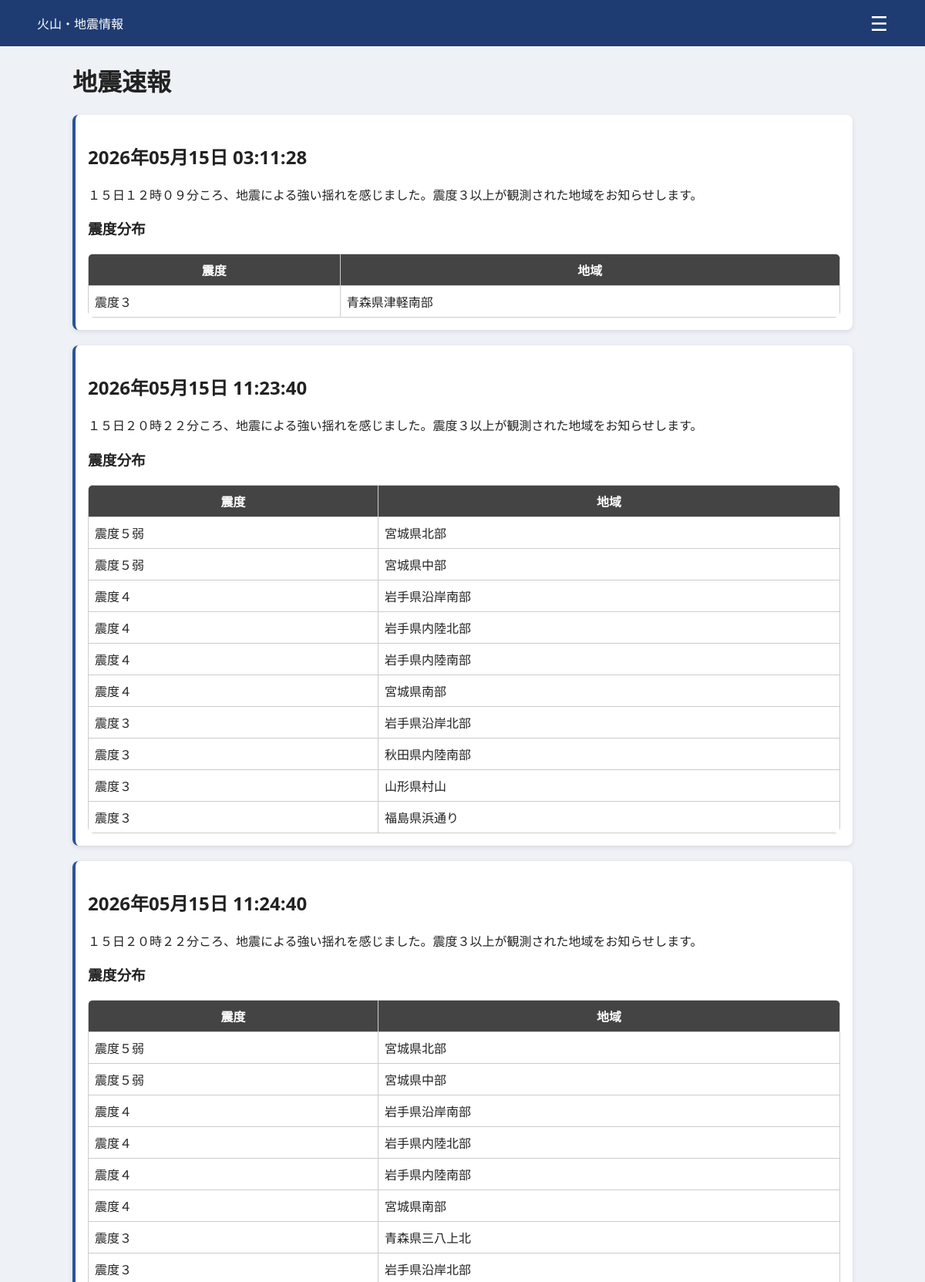
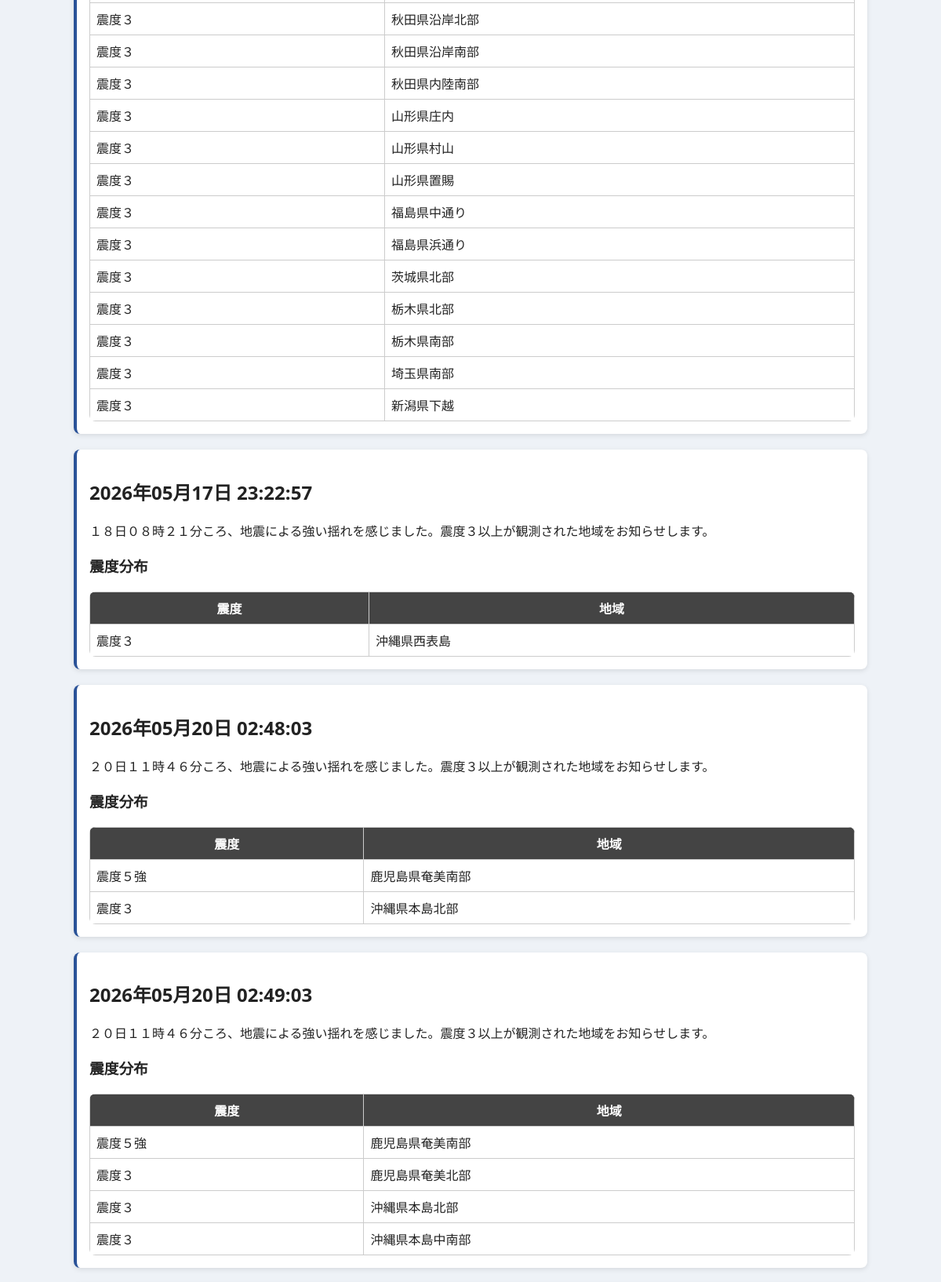
The app's page /earthquake (upper part) with its own data (2 pictures, top to bottom).
### tables this page shows
CREATE TABLE EarthquakeReports (
    id INTEGER PRIMARY KEY AUTOINCREMENT NOT NULL,
    report_datetime TEXT,
    headline_text TEXT
);

CREATE TABLE EarthquakeIntensities (
    id INTEGER PRIMARY KEY AUTOINCREMENT NOT NULL,
    report_id INTEGER,
    intensity TEXT,
    area_name TEXT,
    FOREIGN KEY(report_id) REFERENCES EarthquakeReports(id)
);

### app.py (the view)
@app.route("/earthquake")
def earthquake_page():
    conn = get_db_connection()
    reports = conn.execute("""
        SELECT *
        FROM EarthquakeReports
        ORDER BY id DESC
    """).fetchall()
    intensities = conn.execute("""
        SELECT *
        FROM EarthquakeIntensities
    """).fetchall()
    conn.close()
    return render_template("earthquake.html",
                           title="地震速報",
                           reports=reports,
                           intensities=intensities)

### app.py (called while the page is built)
def get_db_connection():
    conn = sqlite3.connect(DB_NAME)
    conn.row_factory = sqlite3.Row
    return conn

### templates/earthquake.html (shortened to what this page needs)
<!DOCTYPE html>
<html lang="ja">
<head>
    <link rel="stylesheet" href="{{ url_for('static', filename='style.css') }}">
</head>
<body>
<header class="topbar">
    <div class="topbar-inner">
        <div class="logo">火山・地震情報</div>
        <div class="hamburger" onclick="toggleMenu()">☰</div>
    </div>
</header>
<main class="container">
    {% extends "base.html" %}
{% block content %}
<h1>地震速報</h1>
{% for r in reports %}
<div class="eq-card fade-in">
    <h2>{{ r['report_datetime'] }}</h2>
    <p>{{ r['headline_text'] }}</p>
    <h3>震度分布</h3>
    <table class="eq-table">
        <thead>
            <tr><th>震度</th><th>地域</th></tr>
        </thead>
        <tbody>
            {% for i in intensities %}
                {% if i['report_id'] == r['id'] %}
                <tr>
                    <td>{{ i['intensity'] }}</td>
                    <td>{{ i['area_name'] }}</td>
                </tr>
                {% endif %}
            {% endfor %}
        </tbody>
    </table>
</div>
{% endfor %}
{% endblock %}

### static/style.css (style rules this page uses)
* { box-sizing: border-box; }
body { margin: 0; padding: 0; background: #eef2f7; font-family: "Segoe UI", "Hiragino Kaku Gothic ProN", "Meiryo", sans-serif; color: #222; }
.container { width: 92%; max-width: 1100px; margin: 0 auto; }
.fade-in { opacity: 0; animation: fadeIn 0.6s forwards; }
.topbar { background: #1e3c72; color: #fff; padding: 12px 0; }
.topbar-inner { display: flex; justify-content: space-between; align-items: center; width: 92%; margin: 0 auto; }
.hamburger { font-size: 26px; cursor: pointer; }
.volcano-table, .eq-table { width: 100%; border-collapse: collapse; margin-top: 20px; border-radius: 8px; overflow: hidden; }
.volcano-table th, .volcano-table td, .eq-table th, .eq-table td { border: 1px solid #ccc; padding: 8px; }
.eq-table th { background: #444; color: white; }
.eq-card { background: white; padding: 16px; margin-bottom: 20px; border-left: 4px solid #2a5298; box-shadow: 0 2px 6px rgba(0,0,0,0.1); border-radius: 8px; overflow: hidden; }

### records on screen
EarthquakeReports: report_datetime "2026年05月15日 03:11:28", headline_text "１５日１２時０９分ころ、地震による強い揺れを感じました。震度３以上が観測された地域をお知らせします。"
EarthquakeIntensities: intensity "震度３", area_name "青森県津軽南部"
EarthquakeReports: report_datetime "2026年05月15日 11:23:40", headline_text "１５日２０時２２分ころ、地震による強い揺れを感じました。震度３以上が観測された地域をお知らせします。"
EarthquakeIntensities: intensity "震度５弱", area_name "宮城県北部"
EarthquakeIntensities: intensity "震度５弱", area_name "宮城県中部"
EarthquakeIntensities: intensity "震度４", area_name "岩手県沿岸南部"
EarthquakeIntensities: intensity "震度４", area_name "岩手県内陸北部"
EarthquakeIntensities: intensity "震度４", area_name "岩手県内陸南部"
EarthquakeIntensities: intensity "震度４", area_name "宮城県南部"
EarthquakeIntensities: intensity "震度３", area_name "岩手県沿岸北部"
EarthquakeIntensities: intensity "震度３", area_name "秋田県内陸南部"
EarthquakeIntensities: intensity "震度３", area_name "山形県村山"
EarthquakeIntensities: intensity "震度３", area_name "福島県浜通り"
EarthquakeReports: report_datetime "2026年05月15日 11:24:40", headline_text "１５日２０時２２分ころ、地震による強い揺れを感じました。震度３以上が観測された地域をお知らせします。"
EarthquakeIntensities: intensity "震度５弱", area_name "宮城県北部"
EarthquakeIntensities: intensity "震度５弱", area_name "宮城県中部"
EarthquakeIntensities: intensity "震度４", area_name "岩手県沿岸南部"
EarthquakeIntensities: intensity "震度４", area_name "岩手県内陸北部"
EarthquakeIntensities: intensity "震度４", area_name "岩手県内陸南部"
EarthquakeIntensities: intensity "震度４", area_name "宮城県南部"
EarthquakeIntensities: intensity "震度３", area_name "青森県三八上北"
EarthquakeIntensities: intensity "震度３", area_name "岩手県沿岸北部"
EarthquakeIntensities: intensity "震度３", area_name "秋田県沿岸北部"
EarthquakeIntensities: intensity "震度３", area_name "秋田県沿岸南部"
EarthquakeIntensities: intensity "震度３", area_name "秋田県内陸南部"
EarthquakeIntensities: intensity "震度３", area_name "山形県庄内"
EarthquakeIntensities: intensity "震度３", area_name "山形県村山"
EarthquakeIntensities: intensity "震度３", area_name "山形県置賜"
EarthquakeIntensities: intensity "震度３", area_name "福島県中通り"
EarthquakeIntensities: intensity "震度３", area_name "福島県浜通り"
EarthquakeIntensities: intensity "震度３", area_name "茨城県北部"
EarthquakeIntensities: intensity "震度３", area_name "栃木県北部"
EarthquakeIntensities: intensity "震度３", area_name "栃木県南部"
EarthquakeIntensities: intensity "震度３", area_name "埼玉県南部"
EarthquakeIntensities: intensity "震度３", area_name "新潟県下越"
EarthquakeReports: report_datetime "2026年05月17日 23:22:57", headline_text "１８日０８時２１分ころ、地震による強い揺れを感じました。震度３以上が観測された地域をお知らせします。"
EarthquakeIntensities: intensity "震度３", area_name "沖縄県西表島"
EarthquakeReports: report_datetime "2026年05月20日 02:48:03", headline_text "２０日１１時４６分ころ、地震による強い揺れを感じました。震度３以上が観測された地域をお知らせします。"
EarthquakeIntensities: intensity "震度５強", area_name "鹿児島県奄美南部"
EarthquakeIntensities: intensity "震度３", area_name "沖縄県本島北部"
EarthquakeReports: report_datetime "2026年05月20日 02:49:03", headline_text "２０日１１時４６分ころ、地震による強い揺れを感じました。震度３以上が観測された地域をお知らせします。"
EarthquakeIntensities: intensity "震度５強", area_name "鹿児島県奄美南部"
EarthquakeIntensities: intensity "震度３", area_name "鹿児島県奄美北部"
EarthquakeIntensities: intensity "震度３", area_name "沖縄県本島北部"
EarthquakeIntensities: intensity "震度３", area_name "沖縄県本島中南部"
